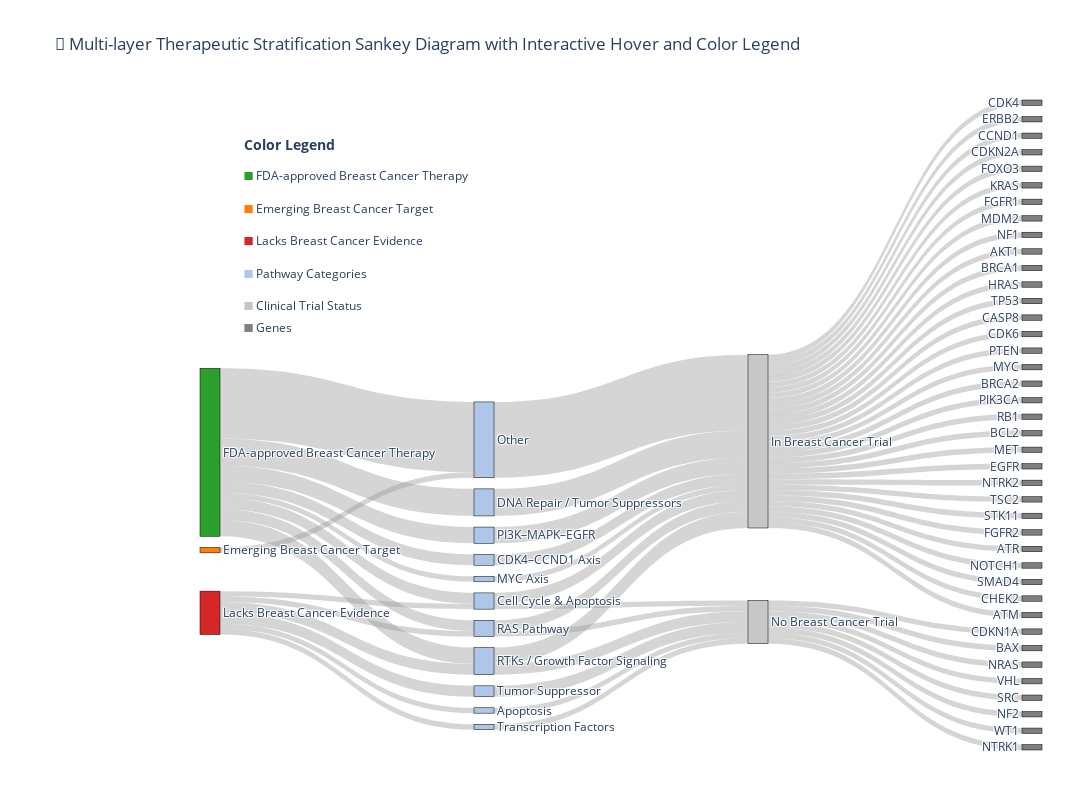

The notebook cell saved with this chart:
### Code cell
import plotly.graph_objects as go
import pandas as pd

# Assuming df_unique with columns:
# 'Targeting Category', 'Pathway Category', 'Clinical_Trial_Status', 'gene', 'log2_fc'

df = df_unique.copy()

# Build lists of unique nodes per layer
layer1 = df['Targeting Category'].unique().tolist()
layer2 = df['Pathway Category'].unique().tolist()
layer3 = df['Clinical_Trial_Status'].unique().tolist()
layer4 = df['gene'].tolist()  # genes can repeat, will handle later

# Unique gene list (for node labels)
layer4_unique = list(dict.fromkeys(layer4))

# Combine all nodes for Sankey (order matters: Layer1 → Layer2 → Layer3 → Layer4)
labels = layer1 + layer2 + layer3 + layer4_unique

# Create dict mapping label to index
label_to_index = {label: i for i, label in enumerate(labels)}

# Function to aggregate counts and mean log2FC between two node sets
def link_stats(df, source_col, target_col):
    grouped = df.groupby([source_col, target_col])
    counts = grouped.size()
    mean_log2fc = grouped['log2_fc'].mean()
    return counts, mean_log2fc

# Layer1 → Layer2 links with stats
counts_12, mean_log2fc_12 = link_stats(df, 'Targeting Category', 'Pathway Category')

# Layer2 → Layer3 links
counts_23, mean_log2fc_23 = link_stats(df, 'Pathway Category', 'Clinical_Trial_Status')

# Layer3 → Layer4 links
counts_34, mean_log2fc_34 = link_stats(df, 'Clinical_Trial_Status', 'gene')

# Helper to build source, target, value, and hover text lists from counts & mean_log2fc
def build_link_data(counts, mean_log2fc):
    sources = []
    targets = []
    values = []
    hover_texts = []
    for (src, tgt), count in counts.items():
        sources.append(label_to_index[src])
        targets.append(label_to_index[tgt])
        values.append(count)
        avg_fc = mean_log2fc.loc[(src, tgt)]
        hover_texts.append(f'{count} gene(s)<br>Avg log2FC: {avg_fc:.2f}')
    return sources, targets, values, hover_texts

src_12, tgt_12, val_12, hover_12 = build_link_data(counts_12, mean_log2fc_12)
src_23, tgt_23, val_23, hover_23 = build_link_data(counts_23, mean_log2fc_23)
src_34, tgt_34, val_34, hover_34 = build_link_data(counts_34, mean_log2fc_34)

# Combine all links
source = src_12 + src_23 + src_34
target = tgt_12 + tgt_23 + tgt_34
value = val_12 + val_23 + val_34
hover_text = hover_12 + hover_23 + hover_34

# Color mapping for nodes (customize colors as desired)
category_colors = {
    'FDA-approved Breast Cancer Therapy': '#2ca02c',  # green
    'Emerging Breast Cancer Target': '#ff7f0e',      # orange
    'Lacks Breast Cancer Evidence': '#d62728',       # red
}

# For pathways, clinical trials, genes — assign grayscale or distinct colors
pathway_color = '#aec7e8'
trial_color = '#c7c7c7'
gene_color = '#7f7f7f'

node_colors = []
for label in labels:
    if label in category_colors:
        node_colors.append(category_colors[label])
    elif label in layer2:
        node_colors.append(pathway_color)
    elif label in layer3:
        node_colors.append(trial_color)
    else:
        node_colors.append(gene_color)

# Build Sankey diagram
fig = go.Figure(data=[go.Sankey(
    node=dict(
        pad=15,
        thickness=20,
        line=dict(color='black', width=0.5),
        label=labels,
        color=node_colors,
        hovertemplate='%{label}<extra></extra>'
    ),
    link=dict(
        source=source,
        target=target,
        value=value,
        color='rgba(150,150,150,0.4)',  # subtle link color
        hovertemplate=hover_text
    )
)])

fig.update_layout(
    title_text='🧬 Multi-layer Therapeutic Stratification Sankey Diagram with Interactive Hover and Color Legend',
    font_size=12,
    height=800,
    width=1200,  # Adjust width as needed
    margin=dict(l=200, r=50, t=100, b=50),  # More left margin to make space for legend
    annotations=[
        dict(x=0.05, y=0.95, xref='paper', yref='paper', showarrow=False,
             text='<b>Color Legend</b>', font=dict(size=14)),
        dict(x=0.05, y=0.90, xref='paper', yref='paper', showarrow=False,
             text=f'<span style="color:{category_colors["FDA-approved Breast Cancer Therapy"]}">&#9632;</span> FDA-approved Breast Cancer Therapy', font=dict(size=12)),
        dict(x=0.05, y=0.85, xref='paper', yref='paper', showarrow=False,
             text=f'<span style="color:{category_colors["Emerging Breast Cancer Target"]}">&#9632;</span> Emerging Breast Cancer Target', font=dict(size=12)),
        dict(x=0.05, y=0.80, xref='paper', yref='paper', showarrow=False,
             text=f'<span style="color:{category_colors["Lacks Breast Cancer Evidence"]}">&#9632;</span> Lacks Breast Cancer Evidence', font=dict(size=12)),
        dict(x=0.05, y=0.75, xref='paper', yref='paper', showarrow=False,
             text=f'<span style="color:{pathway_color}">&#9632;</span> Pathway Categories', font=dict(size=12)),
        dict(x=0.05, y=0.70, xref='paper', yref='paper', showarrow=False,
             text=f'<span style="color:{trial_color}">&#9632;</span> Clinical Trial Status', font=dict(size=12)),
        dict(x=0.05, y=0.65, xref='paper', yref='paper', showarrow=False,
             text=f'<span style="color:{gene_color}">&#9632;</span> Genes', font=dict(size=12))
    ]
)



fig.show()

### Figure 1 — Plotly figure (JSON) as saved in the notebook; plotly's stock layout.template omitted (floating-point values rounded to 4 significant figures)
{"data": [{"link": {"color": "rgba(150,150,150,0.4)", "hovertemplate": ["1 gene(s)<br>Avg log2FC: 1.10", "2 gene(s)<br>Avg log2FC: 3.48", "2 gene(s)<br>Avg log2FC: 2.83", "5 gene(s)<br>Avg log2FC: 1.40", "1 gene(s)<br>Avg log2FC: 0.96", "13 gene(s)<br>Avg log2FC: 2.09", "3 gene(s)<br>Avg log2FC: 2.13", "2 gene(s)<br>Avg log2FC: 1.71", "3 gene(s)<br>Avg log2FC: 3.85", "1 gene(s)<br>Avg log2FC: 1.53", "1 gene(s)<br>Avg log2FC: 3.37", "1 gene(s)<br>Avg log2FC: 1.90", "2 gene(s)<br>Avg log2FC: 2.87", "1 gene(s)<br>Avg log2FC: 3.43", "2 gene(s)<br>Avg log2FC: 1.42", "1 gene(s)<br>Avg log2FC: 1.53", "2 gene(s)<br>Avg log2FC: 3.48", "2 gene(s)<br>Avg log2FC: 2.83", "1 gene(s)<br>Avg log2FC: 3.37", "5 gene(s)<br>Avg log2FC: 1.40", "1 gene(s)<br>Avg log2FC: 0.96", "14 gene(s)<br>Avg log2FC: 2.02", "3 gene(s)<br>Avg log2FC: 2.13", "2 gene(s)<br>Avg log2FC: 1.71", "1 gene(s)<br>Avg log2FC: 1.90", "3 gene(s)<br>Avg log2FC: 3.85", "2 gene(s)<br>Avg log2FC: 2.87", "1 gene(s)<br>Avg log2FC: 3.43", "2 gene(s)<br>Avg log2FC: 1.42", "1 gene(s)<br>Avg log2FC: 2.73", "1 gene(s)<br>Avg log2FC: -0.10", "1 gene(s)<br>Avg log2FC: 0.68", "1 gene(s)<br>Avg log2FC: 0.70", "1 gene(s)<br>Avg log2FC: 2.53", "1 gene(s)<br>Avg log2FC: 1.92", "1 gene(s)<br>Avg log2FC: 1.10", "1 gene(s)<br>Avg log2FC: 4.53", "1 gene(s)<br>Avg log2FC: 2.43", "1 gene(s)<br>Avg log2FC: 1.33", "1 gene(s)<br>Avg log2FC: 3.93", "1 gene(s)<br>Avg log2FC: 1.09", "1 gene(s)<br>Avg log2FC: 4.36", "1 gene(s)<br>Avg log2FC: 4.83", "1 gene(s)<br>Avg log2FC: 3.61", "1 gene(s)<br>Avg log2FC: 4.14", "1 gene(s)<br>Avg log2FC: 2.27", "1 gene(s)<br>Avg log2FC: 2.08", "1 gene(s)<br>Avg log2FC: 1.33", "1 gene(s)<br>Avg log2FC: 1.73", "1 gene(s)<br>Avg log2FC: 5.59", "1 gene(s)<br>Avg log2FC: 0.96", "1 gene(s)<br>Avg log2FC: 2.28", "1 gene(s)<br>Avg log2FC: 1.66", "1 gene(s)<br>Avg log2FC: 3.80", "1 gene(s)<br>Avg log2FC: 1.18", "1 gene(s)<br>Avg log2FC: 0.84", "1 gene(s)<br>Avg log2FC: 1.00", "1 gene(s)<br>Avg log2FC: 0.82", "1 gene(s)<br>Avg log2FC: 1.62", "1 gene(s)<br>Avg log2FC: 1.54", "1 gene(s)<br>Avg log2FC: 1.65", "1 gene(s)<br>Avg log2FC: 1.53", "1 gene(s)<br>Avg log2FC: 3.37", "1 gene(s)<br>Avg log2FC: 1.72", "1 gene(s)<br>Avg log2FC: 1.90", "1 gene(s)<br>Avg log2FC: 2.02", "1 gene(s)<br>Avg log2FC: 3.73", "1 gene(s)<br>Avg log2FC: 1.13", "1 gene(s)<br>Avg log2FC: 3.43"], "source": [2, 0, 0, 0, 0, 0, 0, 0, 0, 1, 1, 1, 1, 1, 1, 6, 3, 4, 4, 9, 11, 5, 10, 7, 7, 8, 8, 13, 12, 14, 14, 14, 14, 14, 14, 14, 14, 14, 14, 14, 14, 14, 14, 14, 14, 14, 14, 14, 14, 14, 14, 14, 14, 14, 14, 14, 14, 14, 14, 14, 14, 15, 15, 15, 15, 15, 15, 15, 15], "target": [5, 3, 4, 9, 11, 5, 10, 7, 8, 6, 4, 7, 8, 13, 12, 15, 14, 14, 15, 14, 14, 14, 14, 14, 15, 14, 15, 15, 15, 27, 53, 49, 40, 28, 35, 31, 19, 16, 32, 20, 52, 43, 18, 24, 48, 21, 29, 23, 25, 41, 34, 26, 50, 45, 38, 33, 39, 51, 47, 30, 46, 22, 17, 44, 36, 55, 42, 37, 54], "value": [1, 2, 2, 5, 1, 13, 3, 2, 3, 1, 1, 1, 2, 1, 2, 1, 2, 2, 1, 5, 1, 14, 3, 2, 1, 3, 2, 1, 2, 1, 1, 1, 1, 1, 1, 1, 1, 1, 1, 1, 1, 1, 1, 1, 1, 1, 1, 1, 1, 1, 1, 1, 1, 1, 1, 1, 1, 1, 1, 1, 1, 1, 1, 1, 1, 1, 1, 1, 1]}, "node": {"color": ["#2ca02c", "#d62728", "#ff7f0e", "#aec7e8", "#aec7e8", "#aec7e8", "#aec7e8", "#aec7e8", "#aec7e8", "#aec7e8", "#aec7e8", "#aec7e8", "#aec7e8", "#aec7e8", "#c7c7c7", "#c7c7c7", "#7f7f7f", "#7f7f7f", "#7f7f7f", "#7f7f7f", "#7f7f7f", "#7f7f7f", "#7f7f7f", "#7f7f7f", "#7f7f7f", "#7f7f7f", "#7f7f7f", "#7f7f7f", "#7f7f7f", "#7f7f7f", "#7f7f7f", "#7f7f7f", "#7f7f7f", "#7f7f7f", "#7f7f7f", "#7f7f7f", "#7f7f7f", "#7f7f7f", "#7f7f7f", "#7f7f7f", "#7f7f7f", "#7f7f7f", "#7f7f7f", "#7f7f7f", "#7f7f7f", "#7f7f7f", "#7f7f7f", "#7f7f7f", "#7f7f7f", "#7f7f7f", "#7f7f7f", "#7f7f7f", "#7f7f7f", "#7f7f7f", "#7f7f7f", "#7f7f7f"], "hovertemplate": "%{label}<extra></extra>", "label": ["FDA-approved Breast Cancer Therapy", "Lacks Breast Cancer Evidence", "Emerging Breast Cancer Target", "CDK4–CCND1 Axis", "Cell Cycle & Apoptosis", "Other", "Apoptosis", "RAS Pathway", "RTKs / Growth Factor Signaling", "DNA Repair / Tumor Suppressors", "PI3K–MAPK–EGFR", "MYC Axis", "Tumor Suppressor", "Transcription Factors", "In Breast Cancer Trial", "No Breast Cancer Trial", "CDK4", "CDKN1A", "ERBB2", "CCND1", "CDKN2A", "FOXO3", "BAX", "KRAS", "FGFR1", "MDM2", "NF1", "AKT1", "BRCA1", "HRAS", "TP53", "CASP8", "CDK6", "PTEN", "MYC", "BRCA2", "NRAS", "VHL", "PIK3CA", "RB1", "BCL2", "MET", "SRC", "EGFR", "NF2", "NTRK2", "TSC2", "STK11", "FGFR2", "ATR", "NOTCH1", "SMAD4", "CHEK2", "ATM", "WT1", "NTRK1"], "line": {"color": "black", "width": 0.5}, "pad": 15, "thickness": 20}, "type": "sankey"}], "layout": {"annotations": [{"font": {"size": 14}, "showarrow": false, "text": "<b>Color Legend</b>", "x": 0.05, "xref": "paper", "y": 0.95, "yref": "paper"}, {"font": {"size": 12}, "showarrow": false, "text": "<span style=\"color:#2ca02c\">&#9632;</span> FDA-approved Breast Cancer Therapy", "x": 0.05, "xref": "paper", "y": 0.9, "yref": "paper"}, {"font": {"size": 12}, "showarrow": false, "text": "<span style=\"color:#ff7f0e\">&#9632;</span> Emerging Breast Cancer Target", "x": 0.05, "xref": "paper", "y": 0.85, "yref": "paper"}, {"font": {"size": 12}, "showarrow": false, "text": "<span style=\"color:#d62728\">&#9632;</span> Lacks Breast Cancer Evidence", "x": 0.05, "xref": "paper", "y": 0.8, "yref": "paper"}, {"font": {"size": 12}, "showarrow": false, "text": "<span style=\"color:#aec7e8\">&#9632;</span> Pathway Categories", "x": 0.05, "xref": "paper", "y": 0.75, "yref": "paper"}, {"font": {"size": 12}, "showarrow": false, "text": "<span style=\"color:#c7c7c7\">&#9632;</span> Clinical Trial Status", "x": 0.05, "xref": "paper", "y": 0.7, "yref": "paper"}, {"font": {"size": 12}, "showarrow": false, "text": "<span style=\"color:#7f7f7f\">&#9632;</span> Genes", "x": 0.05, "xref": "paper", "y": 0.65, "yref": "paper"}], "font": {"size": 12}, "height": 800, "margin": {"b": 50, "l": 200, "r": 50, "t": 100}, "title": {"text": "🧬 Multi-layer Therapeutic Stratification Sankey Diagram with Interactive Hover and Color Legend"}, "width": 1200}}
